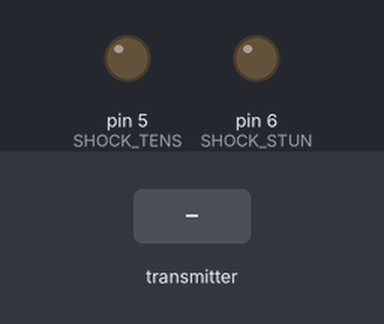
The sketch below on a simulated Arduino Uno, built with avr-gcc and run on an emulated ATmega328P. On the bench: output pins drawn as LEDs (lit = HIGH). Inputs (shaded band) come from the test bench. No radio packets arrive unless stated.

Above: at 1.2 s.
1.3 s: the transmitter starts sending SHOCK = 1
At 2.1 s:
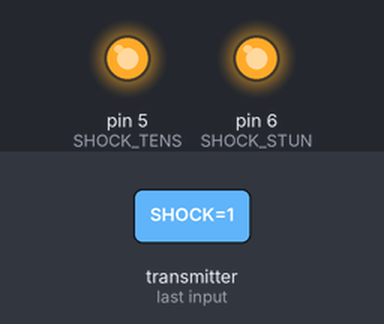
2.8 s: the transmitter starts sending SHOCK = 0
At 3.2 s:
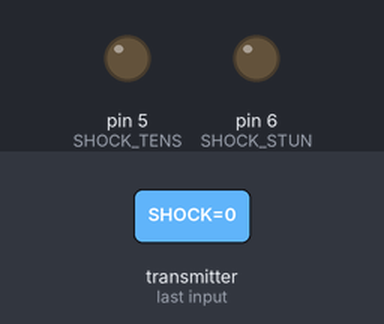
Timing chart, 0 to 5.8 s (numbered marks = the images above; inputs shaded):
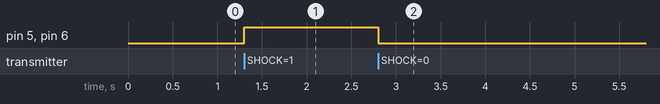

The sketch:

DISC_Receiver.ino
```cpp
#include "SPI.h"
#include "nRF24L01.h"
#include "RF24.h"
RF24 radio(7, 8);
const byte address[6] = "00001";

boolean SHOCK = 0;
#define SHOCK_TENS 5
#define SHOCK_STUN 6


void setup()
{
    pinMode(SHOCK_TENS, OUTPUT);
    pinMode(SHOCK_STUN, OUTPUT);

    Serial.begin(9600);
    radio.begin();
    radio.openReadingPipe(0, address);
    radio.setPALevel(RF24_PA_MIN);
    radio.startListening();
}

void loop()
{
    if (radio.available())
    {
    radio.read(&SHOCK, sizeof(SHOCK));
    if(SHOCK == HIGH)
    {
    digitalWrite(SHOCK_TENS, HIGH);
    digitalWrite(SHOCK_STUN, HIGH);
    }
    else
    {
    digitalWrite(SHOCK_TENS, LOW);
    digitalWrite(SHOCK_STUN, LOW);
    }
    delay(5);
    }
}
```

Measured:
- after the input at 1.3 s, pin 5 (SHOCK_TENS), pin 6 (SHOCK_STUN): LOW → HIGH at once
- after the input at 2.8 s, pin 5 (SHOCK_TENS), pin 6 (SHOCK_STUN): HIGH → LOW at once
